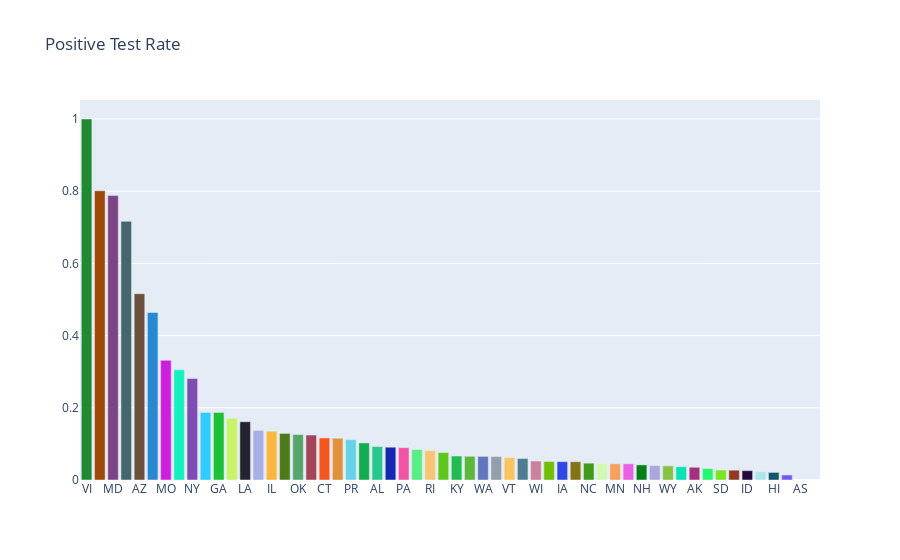
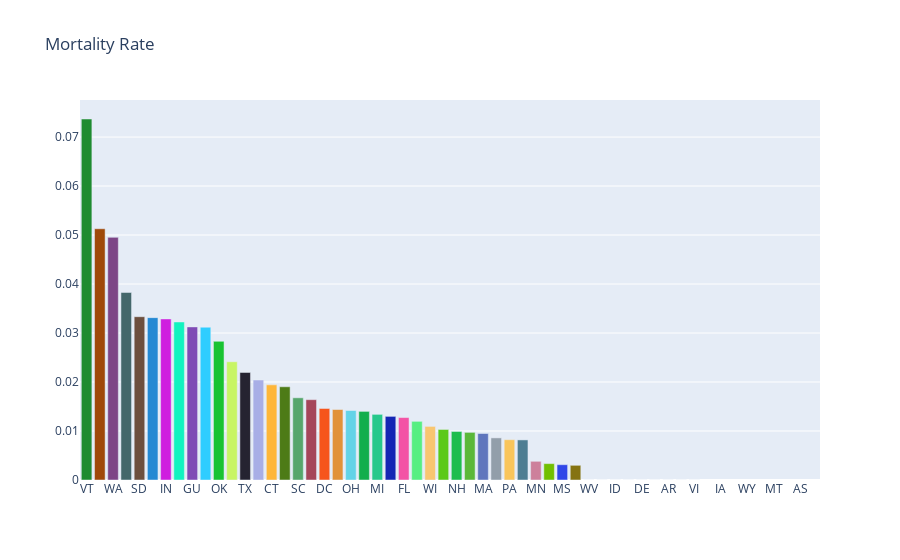

Notebook code cell kept with these figures, in order:
### Code cell
## Visualizations    
plt.style.use('Solarize_Light2')
with open('coronavirus.json') as f:
    plotting = json.load(f)

plotting = pd.DataFrame(plotting['daily_summary'])
plotting.set_index('Date', drop = True, inplace = True)

fig = plt.figure(figsize=(15,5))
grouped.Positive.plot(label = 'Positive', linewidth=3)
plt.title('Positive Test Results COVID-19')
fig.gca()
plt.show()
fig.savefig('images/positive_tests.png')

fig = plt.figure(figsize=(15,5))
grouped.Deaths.plot()
plt.title('US Deaths')
plt.show()
fig.savefig('images/deaths.png')

fig = plt.figure(figsize=(15,5))
grouped['diff'] = grouped.Positive.diff()
grouped['diff'].plot()
plt.title('Positive Case Growth')
plt.show()
fig.savefig('images/positive_case_growth.png')

fig = plt.figure(figsize=(15,5))
df[df.State == 'IL'].Positive.plot(linewidth=3)
plt.title('Confirmed COVID-19 Cases in Illinois')
plt.show()
fig.savefig('images/illinois_cases.png')

fig = plt.figure(figsize=(15,5))
df[(df.State == 'NY')].Positive.plot(linewidth=3)
plt.title('Confirmed COVID-19 Cases in NY');
plt.show()
fig.savefig('images/ny_cases.png')

fig = plt.figure(figsize=(15,5))
df[df.State == "IA"].Positive.plot()
plt.title('Confirmed COVID-19 Cases in Iowa')
plt.show()
fig.savefig('images/ia_cases.png')

top_ten = df.loc[df.index.max()].sort_values(by='Positive', ascending=False)[:10]
ten_states = top_ten.State
fig = plt.figure(figsize=(15,5))
for state in ten_states:
    df[df.State == state].Positive.plot(label = state, linewidth=3)
plt.title('10 states with the most confirmed cases')
plt.ylabel('Positive Test Results')
plt.legend(loc='upper left')
plt.show()
fig.savefig('images/top_ten_states.png')

mapping_df = df.loc[df.index.max()].groupby('State').sum()

fig = go.Figure(data=go.Choropleth(
    locations=mapping_df.index, # Spatial coordinates
    z = mapping_df['Positive'], # Data to be color-coded
    locationmode = 'USA-states', # set of locations match entries in `locations`
    colorscale = 'Reds',
    colorbar_title = "Confirmed Cases",
))

fig.update_layout(
    title_text = 'COVID-19 Cases by State',
    geo_scope='usa', # limite map scope to USA
)

fig.show()
fig.write_image('images/positive_cases_map.png')

today = df.loc[df.index.max()]
today = today.dropna(subset = ['Positive'])

today['positive_rate'] = today.Positive/today.Total

rates = today.sort_values(by='positive_rate', ascending = False)
rates = rates[['State', 'positive_rate', 'Deaths', 'Positive']]

rates = rates.set_index('State')



colors = [Color(pick_for=x).get_hex_l() for x in rates.index]

fig = go.Figure([go.Bar(x=rates.index, y=rates.positive_rate, marker_color=colors)])
fig.update_layout(
    title_text = 'Positive Test Rate',
    geo_scope='usa', # limite map scope to USA
)
fig.show()
fig.write_image('images/positive_test_rate.png')

rates['death_rate'] = rates.Deaths/rates.Positive

rates = rates.sort_values(by='death_rate', ascending=False)

fig = go.Figure([go.Bar(x=rates.index, y=rates.death_rate, marker_color=colors)])
fig.update_layout(
    title_text = 'Mortality Rate',
    geo_scope='usa', # limite map scope to USA
)
fig.show()
fig.write_image('images/mortality_rate.png')

### Figure 1 — Plotly figure (JSON) as saved in the notebook; plotly's stock layout.template omitted (floating-point values rounded to 4 significant figures)
{"data": [{"marker": {"color": ["#1e8b30", "#9f4909", "#7d4586", "#44676b", "#6d4f3e", "#2589d3", "#cf1edf", "#11f3bf", "#7f4bb5", "#2fcdff", "#19c331", "#c8f564", "#252331", "#a8aee6", "#feb639", "#4d7b17", "#56a66c", "#a5455a", "#f6551c", "#e19239", "#63d3e7", "#12ae4d", "#26c88c", "#1426b4", "#f353a5", "#56ef82", "#f8c671", "#5cc919", "#1fbd4e", "#5bb839", "#6076bd", "#929eaa", "#f9c55b", "#4e7d92", "#cd809b", "#71bf01", "#3047e8", "#857311", "#409c18", "#d0fab2", "#f6a05b", "#ec5ee4", "#027f15", "#aba7dc", "#86c142", "#06e4b2", "#a7307d", "#23f96c", "#78e81a", "#903a22", "#250a3a", "#a8e8ed", "#10586e", "#6e5bfb", "#c76589", "#5fe482"]}, "type": "bar", "x": ["VI", "OH", "MD", "DE", "AZ", "MI", "MO", "NJ", "NY", "AR", "GA", "MS", "LA", "GU", "IL", "SC", "OK", "IN", "CT", "CO", "PR", "DC", "AL", "FL", "PA", "MA", "RI", "CA", "KY", "NV", "WA", "VA", "VT", "TN", "WI", "UT", "IA", "NE", "NC", "OR", "MN", "KS", "NH", "ME", "WY", "TX", "AK", "WV", "SD", "MT", "ID", "ND", "HI", "NM", "AS", "MP"], "y": [1, 0.8011, 0.7878, 0.7165, 0.5159, 0.464, 0.3315, 0.3051, 0.2812, 0.1871, 0.1871, 0.1709, 0.1613, 0.1373, 0.135, 0.129, 0.126, 0.1245, 0.1166, 0.1157, 0.1117, 0.1027, 0.09263, 0.09082, 0.08964, 0.0843, 0.08135, 0.07601, 0.06645, 0.06569, 0.06545, 0.06488, 0.06189, 0.05964, 0.05256, 0.05135, 0.05084, 0.05063, 0.04661, 0.04584, 0.04508, 0.04487, 0.04179, 0.03982, 0.03924, 0.03672, 0.03523, 0.03175, 0.02757, 0.02724, 0.02581, 0.02285, 0.021, 0.0139, null, null]}], "layout": {"geo": {"scope": "usa"}, "title": {"text": "Positive Test Rate"}}}

### Figure 2 — Plotly figure (JSON) as saved in the notebook; plotly's stock layout.template omitted (floating-point values rounded to 4 significant figures)
{"data": [{"marker": {"color": ["#1e8b30", "#9f4909", "#7d4586", "#44676b", "#6d4f3e", "#2589d3", "#cf1edf", "#11f3bf", "#7f4bb5", "#2fcdff", "#19c331", "#c8f564", "#252331", "#a8aee6", "#feb639", "#4d7b17", "#56a66c", "#a5455a", "#f6551c", "#e19239", "#63d3e7", "#12ae4d", "#26c88c", "#1426b4", "#f353a5", "#56ef82", "#f8c671", "#5cc919", "#1fbd4e", "#5bb839", "#6076bd", "#929eaa", "#f9c55b", "#4e7d92", "#cd809b", "#71bf01", "#3047e8", "#857311", "#409c18", "#d0fab2", "#f6a05b", "#ec5ee4", "#027f15", "#aba7dc", "#86c142", "#06e4b2", "#a7307d", "#23f96c", "#78e81a", "#903a22", "#250a3a", "#a8e8ed", "#10586e", "#6e5bfb", "#c76589", "#5fe482"]}, "type": "bar", "x": ["VT", "PR", "WA", "OR", "SD", "LA", "IN", "KY", "GU", "GA", "OK", "VA", "TX", "KS", "CT", "CA", "SC", "MO", "DC", "NV", "OH", "AZ", "MI", "HI", "FL", "NJ", "WI", "IL", "NH", "CO", "MA", "MD", "PA", "NY", "MN", "UT", "MS", "TN", "WV", "ND", "ID", "NC", "DE", "NE", "AR", "AL", "VI", "RI", "IA", "ME", "WY", "AK", "MT", "NM", "AS", "MP"], "y": [0.07368, 0.05128, 0.04953, 0.03828, 0.03333, 0.03314, 0.03288, 0.03226, 0.03125, 0.03119, 0.0283, 0.02414, 0.02195, 0.02041, 0.01942, 0.01903, 0.01678, 0.01639, 0.0146, 0.01439, 0.01418, 0.01401, 0.0134, 0.01299, 0.01275, 0.01197, 0.01094, 0.01032, 0.009901, 0.009722, 0.009491, 0.008596, 0.008226, 0.008182, 0.003817, 0.003344, 0.003125, 0.002999, 0, 0, 0, 0, 0, 0, 0, 0, 0, null, null, null, null, null, null, null, null, null]}], "layout": {"geo": {"scope": "usa"}, "title": {"text": "Mortality Rate"}}}
